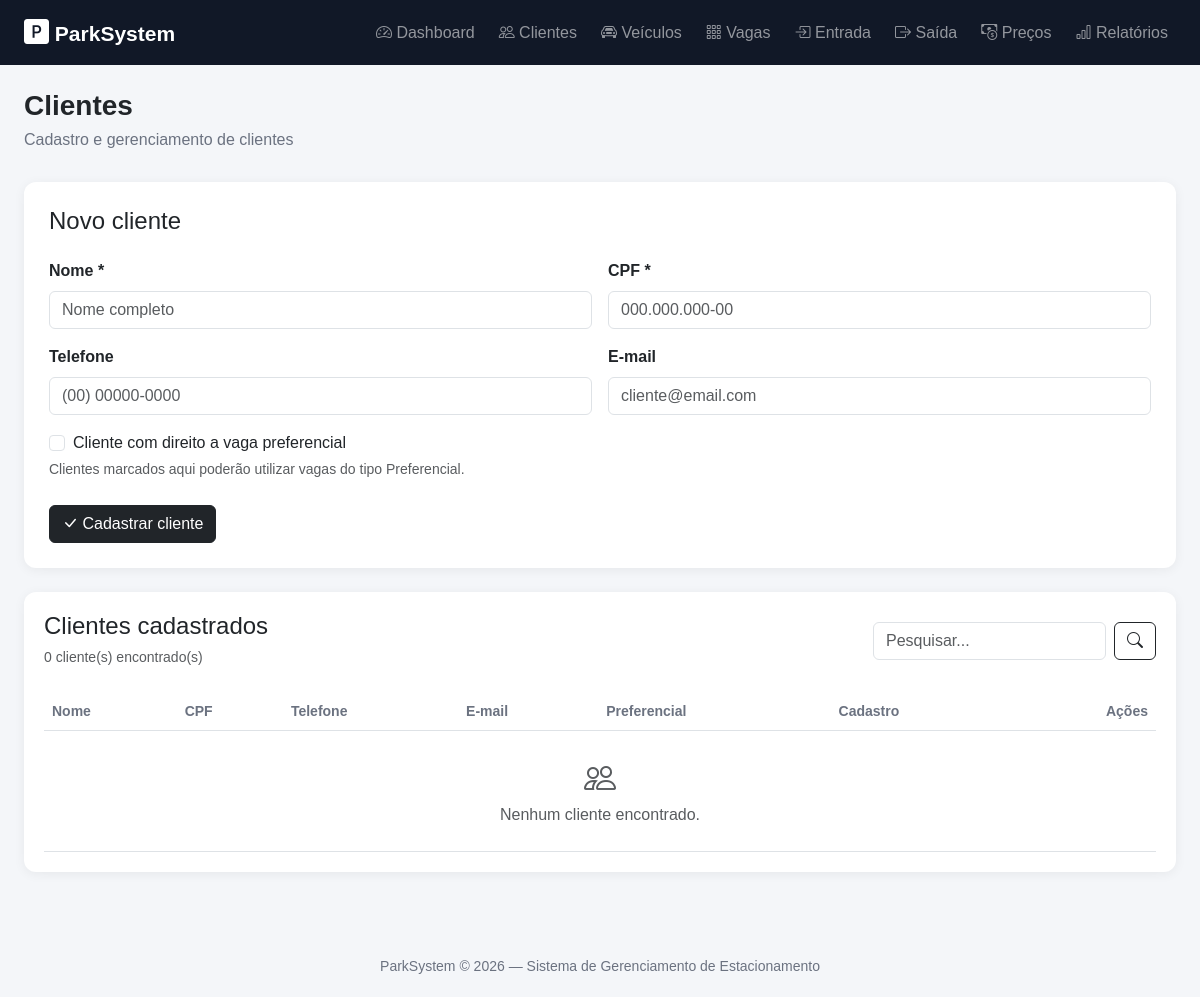
Before: /pages/clientes.php with the older database file.
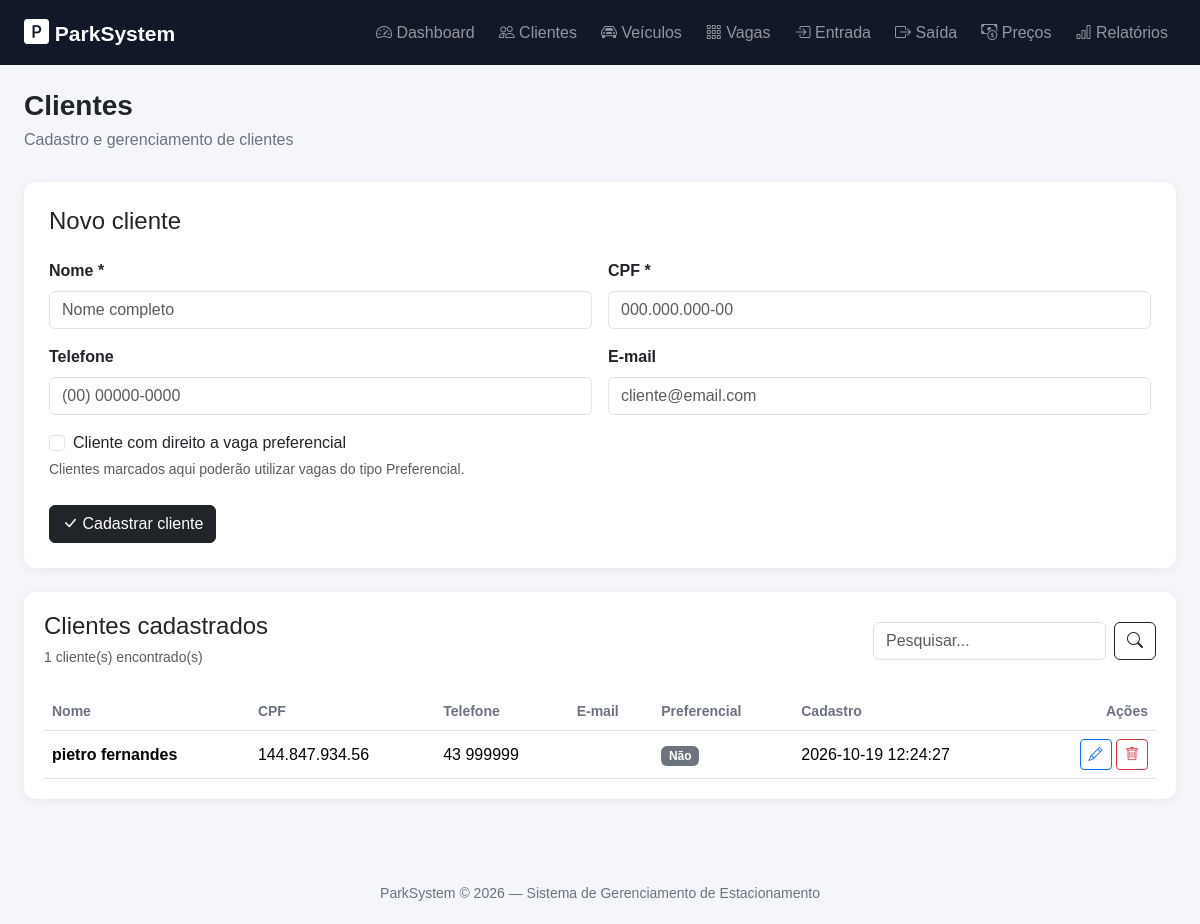
After: the same page with the newer database file.
### tables this page shows
CREATE TABLE clientes (
        id INTEGER PRIMARY KEY AUTOINCREMENT,
        nome TEXT NOT NULL,
        cpf TEXT NOT NULL UNIQUE,
        telefone TEXT,
        email TEXT,
        criado_em DATETIME DEFAULT CURRENT_TIMESTAMP
    , preferencial INTEGER NOT NULL DEFAULT 0);

### pages/clientes.php (the view, shortened to what the changed rows need)
<?php
require "../config/banco.php";
$pesquisa = trim($_GET["pesquisa"] ?? "");
if ($pesquisa != "") {
    $stmt = $db->prepare("
        SELECT *
        FROM clientes
        WHERE nome LIKE ?
        OR cpf LIKE ?
        OR telefone LIKE ?
        ORDER BY nome
    ");
    $termo = "%" . $pesquisa . "%";
    $stmt->execute([
        $termo,
        $termo,
        $termo
    ]);
    $clientes = $stmt->fetchAll(PDO::FETCH_ASSOC);
} else {
    $clientes = $db
        ->query("
            SELECT *
            FROM clientes
            ORDER BY nome
        ")
        ->fetchAll(PDO::FETCH_ASSOC);
}
require "../includes/header.php";
?>
<div class="mb-4">
    <h1 class="page-title">
        Clientes
    </h1>
</div>
<div class="table-container">
    <div class="d-flex justify-content-between align-items-center mb-4">
        <div>
            <h4 class="mb-1">
                Clientes cadastrados
            </h4>
            <small class="text-muted">
                <?= count($clientes) ?> cliente(s) encontrado(s)
            </small>
        </div>
    </div>
    <div class="table-responsive">
        <table class="table table-hover align-middle">
            <thead>
                <tr>
                    <th>Nome</th>
                    <th>CPF</th>
                    <th>Telefone</th>
                    <th>E-mail</th>
                    <th>Preferencial</th>
                    <th>Cadastro</th>
                    <th class="text-end">Ações</th>
                </tr>
            </thead>
            <tbody>
                <?php if (count($clientes) == 0): ?>
                    <tr>
                        <td
                            colspan="7"
                            class="text-center py-4 text-muted"
                        >
                            <i class="bi bi-people fs-2"></i>
                            <br>
                            Nenhum cliente encontrado.
                        </td>
                    </tr>
                <?php else: ?>
                    <?php foreach ($clientes as $cliente): ?>
                        <tr>
                            <td>
                                <strong>
                                    <?= htmlspecialchars(
                                        $cliente["nome"]
                                    ) ?>
                                </strong>
                            </td>
                            <td>
                                <?= htmlspecialchars(
                                    $cliente["cpf"]
                                ) ?>
                            </td>
                            <td>
                                <?= htmlspecialchars(
                                    $cliente["telefone"] ?? "-"
                                ) ?>
                            </td>
                            <td>
                            </td>
                            <td>
                                <?php if (!empty($cliente["preferencial"])): ?>
                                    <span class="badge text-bg-warning">
                                        Sim
                                    </span>
                                <?php else: ?>
                                    <span class="badge text-bg-secondary">
                                        Não
                                    </span>
                                <?php endif; ?>
                            </td>
                            <td>
                                <?= htmlspecialchars(
                                    $cliente["criado_em"]
                                ) ?>
                            </td>
                            <td class="text-end">
                                <a
                                    href="?editar=<?= $cliente["id"] ?>"
                                    class="btn btn-sm btn-outline-primary"
                                    title="Editar"
                                >
                                    <i class="bi bi-pencil"></i>
                                </a>
                                <a
                                    href="?excluir=<?= $cliente["id"] ?>"
                                    class="btn btn-sm btn-outline-danger"
                                    title="Excluir"
                                    onclick="return confirm('Tem certeza que deseja excluir este cliente?')"
                                >
                                    <i class="bi bi-trash"></i>
                                </a>
                            </td>
                        </tr>
                    <?php endforeach; ?>
                <?php endif; ?>
            </tbody>
        </table>
    </div>
</div>
<?php
require "../includes/footer.php";
?>

Changed rows visible on the page:
added clientes: nome "pietro fernandes", cpf "144.847.934.56", telefone "43 999999", preferencial "Não", criado_em "2026-10-19 12:24:27"
Other visible differences:
count($clientes): "0" → "1"
text no longer shown: "Nenhum cliente encontrado."
